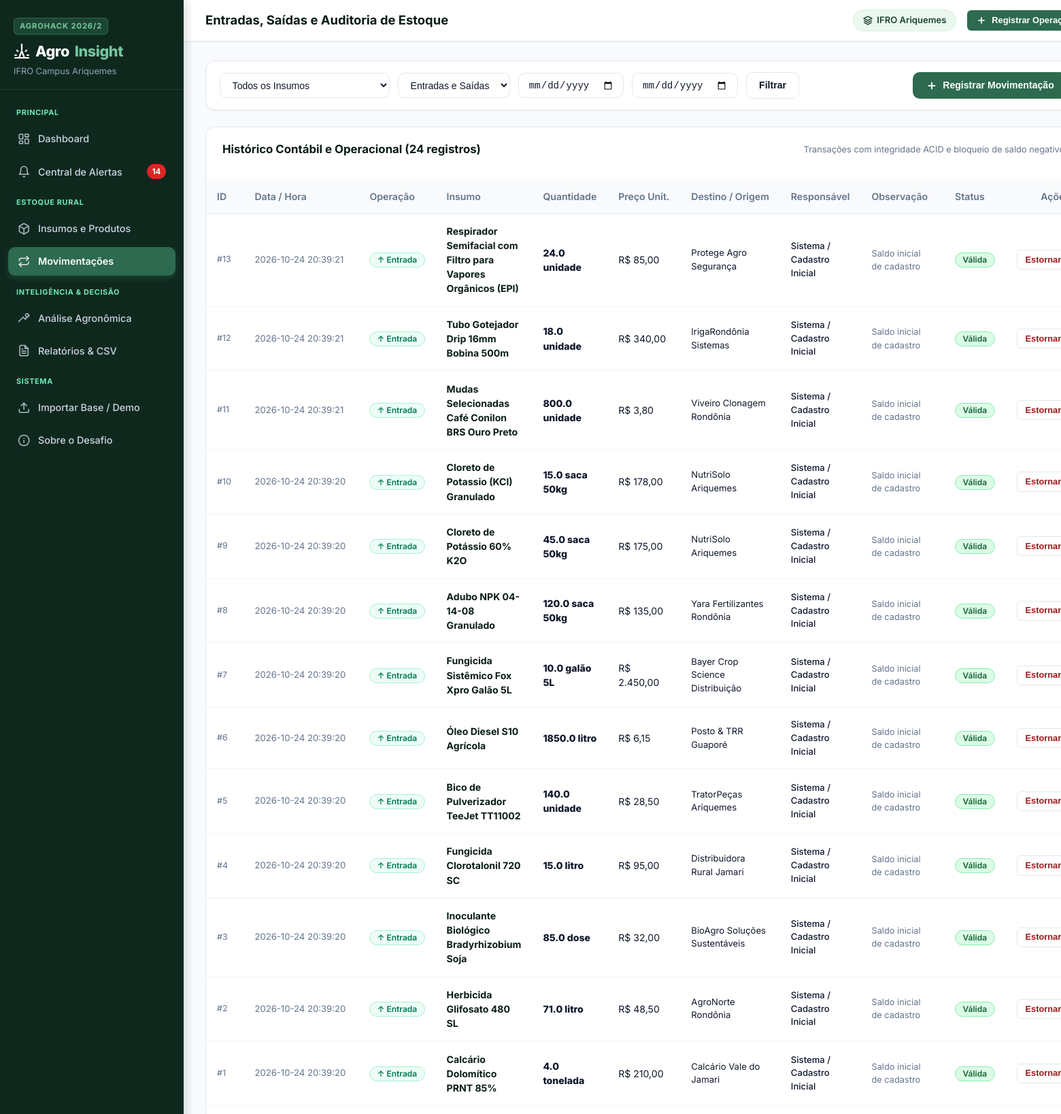
Page /movimentacoes (upper part) on the committed database.
### tables this page shows
CREATE TABLE movimentacoes (
    id INTEGER PRIMARY KEY AUTOINCREMENT,
    produto_id INTEGER NOT NULL,
    tipo TEXT NOT NULL CHECK (tipo IN ('entrada', 'saida')),
    quantidade REAL NOT NULL CHECK (quantidade > 0),
    data_movimentacao TIMESTAMP NOT NULL DEFAULT CURRENT_TIMESTAMP,
    preco_unitario REAL DEFAULT NULL CHECK (preco_unitario IS NULL OR preco_unitario >= 0),
    fornecedor_destino TEXT DEFAULT NULL,
    responsavel TEXT NOT NULL,
    observacao TEXT DEFAULT NULL,
    lote TEXT DEFAULT NULL,
    estornada INTEGER NOT NULL DEFAULT 0 CHECK (estornada IN (0, 1)),
    data_criacao TIMESTAMP NOT NULL DEFAULT CURRENT_TIMESTAMP,
    FOREIGN KEY (produto_id) REFERENCES produtos(id) ON DELETE RESTRICT
);

CREATE TABLE produtos (
    id INTEGER PRIMARY KEY AUTOINCREMENT,
    nome TEXT NOT NULL,
    categoria TEXT NOT NULL,
    unidade_medida TEXT NOT NULL,
    quantidade_atual REAL NOT NULL DEFAULT 0.0 CHECK (quantidade_atual >= 0),
    estoque_minimo REAL NOT NULL DEFAULT 0.0 CHECK (estoque_minimo >= 0),
    estoque_maximo REAL DEFAULT NULL CHECK (estoque_maximo IS NULL OR estoque_maximo >= 0),
    prazo_reposicao_dias INTEGER DEFAULT NULL CHECK (prazo_reposicao_dias IS NULL OR prazo_reposicao_dias >= 0),
    preco_aquisicao_unitario REAL DEFAULT NULL CHECK (preco_aquisicao_unitario IS NULL OR preco_aquisicao_unitario >= 0),
    lote TEXT DEFAULT NULL,
    data_validade DATE DEFAULT NULL,
    fornecedor TEXT DEFAULT NULL,
    local_armazenamento TEXT DEFAULT NULL,
    ativo INTEGER NOT NULL DEFAULT 1 CHECK (ativo IN (0, 1)),
    data_cadastro TIMESTAMP NOT NULL DEFAULT CURRENT_TIMESTAMP,
    data_atualizacao TIMESTAMP NOT NULL DEFAULT CURRENT_TIMESTAMP
);

### app.py (the view)
@app.route("/movimentacoes")
def movimentacoes_list():
    produto_id = request.args.get("produto_id", type=int)
    tipo = request.args.get("tipo")
    data_inicio = request.args.get("data_inicio")
    data_fim = request.args.get("data_fim")
    responsavel = request.args.get("responsavel")
    movs = list_movements(
        produto_id=produto_id,
        tipo=tipo,
        data_inicio=data_inicio,
        data_fim=data_fim,
        responsavel=responsavel,
        limite=300
    )
    produtos_ativos = list_products(apenas_ativos=True, ordenar_por="nome")
    return render_template(
        "movimentacoes/index.html",
        movimentacoes=movs,
        produtos=produtos_ativos,
        filtro_produto_id=produto_id,
        filtro_tipo=tipo,
        filtro_inicio=data_inicio,
        filtro_fim=data_fim,
        filtro_responsavel=responsavel
    )

### app.py (called while the page is built)
@app.template_filter('currency')
def currency_filter(val):
    if val is None or val == "":
        return "N/I"
    try:
        return f"R$ {float(val):,.2f}".replace(",", "X").replace(".", ",").replace("X", ".")
    except (ValueError, TypeError):
        return "N/I"

@app.context_processor
def inject_global_data():
    try:
        alerts_summary = get_alerts_summary()
        produtos_ativos = list_products(apenas_ativos=True, ordenar_por="nome")
    except Exception:
        alerts_summary = {"total": 0, "pendentes": 0, "critico": 0, "alto": 0}
        produtos_ativos = []
    return {
        "categorias_oficiais": CATEGORIAS_VALIDAS,
        "global_alerts": alerts_summary,
        "produtos_ativos_global": produtos_ativos,
        "ano_atual": 2026,
        "evento_nome": "AGROHACK 2026/2 — IFRO Campus Ariquemes"
    }

### database/db.py (called while the page is built)
def get_db_connection():
    conn = sqlite3.connect(DB_PATH)
    conn.row_factory = sqlite3.Row
    conn.execute("PRAGMA foreign_keys = ON;")
    conn.execute("PRAGMA journal_mode = WAL;")
    return conn

@contextmanager
def get_db():
    conn = get_db_connection()
    try:
        yield conn
        conn.commit()
    except Exception:
        conn.rollback()
        raise
    finally:
        conn.close()

def query_db(query, args=(), one=False):
    with get_db() as conn:
        cur = conn.cursor()
        cur.execute(query, args)
        rv = cur.fetchall()
        cur.close()
        if one:
            return dict(rv[0]) if rv else None
        return [dict(row) for row in rv]

### services/alert_service.py (called while the page is built)
def generate_alert_hash(product_id, alert_type, key_identifier=""):
    raw = f"{product_id}_{alert_type}_{key_identifier}"
    return hashlib.sha256(raw.encode("utf-8")).hexdigest()[:16]

### services/analytics_engine.py (called while the page is built)
def normalize_text(text):
    if not text:
        return ""
    text = unicodedata.normalize('NFKD', text).encode('ASCII', 'ignore').decode('ASCII')
    return "".join(c for c in text.lower() if c.isalnum() or c.isspace()).strip()

def get_config(key, default_val):
    row = query_db("SELECT valor FROM configuracoes WHERE chave = ?", (key,), one=True)
    if row and row["valor"]:
        try:
            return float(row["valor"])
        except ValueError:
            return row["valor"]
    return default_val

### templates/movimentacoes/index.html (shortened to what this page needs)
{% extends "base.html" %}
{% block page_title %}Entradas, Saídas e Auditoria de Estoque{% endblock %}
{% block content %}
<div class="filter-bar">
  <form method="GET" action="{{ url_for('movimentacoes_list') }}" class="filter-group">
    <select name="produto_id" class="form-select" onchange="this.form.submit()" style="max-width: 250px;">
      <option value="">Todos os Insumos</option>
    </select>
    <select name="tipo" class="form-select" onchange="this.form.submit()">
      <option value="">Entradas e Saídas</option>
    </select>
    <input type="date" name="data_inicio" class="form-control" value="{{ filtro_inicio or '' }}" title="Data Início">
    <input type="date" name="data_fim" class="form-control" value="{{ filtro_fim or '' }}" title="Data Fim">
    <button type="submit" class="btn btn-secondary">Filtrar</button>
  </form>
  <div>
    <button class="btn btn-primary" data-modal-target="modal-nova-movimentacao">
      <svg width="18" height="18" viewBox="0 0 24 24" fill="none" stroke="currentColor" stroke-width="2.5">
        <line x1="12" y1="5" x2="12" y2="19"></line>
        <line x1="5" y1="12" x2="19" y2="12"></line>
      </svg>
      Registrar Movimentação
    </button>
  </div>
</div>
<div class="table-card">
  <div class="card-title-bar" style="padding: 1.25rem 1.5rem 0.75rem;">
    <h2 class="card-title">
      Histórico Contábil e Operacional ({{ movimentacoes|length }} registros)
    </h2>
    <div style="font-size: 0.8rem; color: var(--text-muted);">
      Transações com integridade ACID e bloqueio de saldo negativo
    </div>
  </div>
  <div class="table-responsive">
    <table class="data-table">
      <thead>
        <tr>
          <th>ID</th>
          <th>Data / Hora</th>
          <th>Operação</th>
          <th>Insumo</th>
          <th>Quantidade</th>
          <th>Preço Unit.</th>
          <th>Destino / Origem</th>
          <th>Responsável</th>
          <th>Observação</th>
          <th>Status</th>
          <th style="text-align: right;">Ações</th>
        </tr>
      </thead>
      <tbody>
        {% if movimentacoes %}
          {% for m in movimentacoes %}
            <tr {% if m.estornada == 1 %}style="opacity: 0.6; background-color: #fafafa;"{% endif %}>
              <td style="font-size: 0.78rem; color: var(--text-muted);">#{{ m.id }}</td>
              <td style="font-size: 0.82rem; color: var(--text-muted); white-space: nowrap;">
                {{ m.data_movimentacao }}
              </td>
              <td>
                {% if m.tipo == 'entrada' %}
                  <span class="badge badge-entrada">&uarr; Entrada</span>
                {% else %}
                  <span class="badge badge-saida">&darr; Saída</span>
                {% endif %}
              </td>
              <td>
                <a href="{{ url_for('produto_detalhe', product_id=m.produto_id) }}" style="font-weight: 700; color: var(--primary-900); text-decoration: none;">
                  {{ m.produto_nome }}
                </a>
              </td>
              <td style="font-weight: 800;">
                {{ m.quantidade }} {{ m.unidade_medida }}
              </td>
              <td>
                {% if m.preco_unitario is not none %}
                  {{ m.preco_unitario|currency }}
                {% else %}
                  <span style="color: var(--text-muted); font-size: 0.78rem;">—</span>
                {% endif %}
              </td>
              <td style="font-size: 0.82rem;">{{ m.fornecedor_destino or '—' }}</td>
              <td style="font-size: 0.82rem; font-weight: 500;">{{ m.responsavel }}</td>
              <td style="font-size: 0.8rem; color: var(--text-muted); max-width: 220px;">
                {{ m.observacao or '—' }}
              </td>
              <td>
                {% if m.estornada == 1 %}
                  <span class="badge badge-estorno" title="Movimentação cancelada / estornada">Estornada</span>
                {% else %}
                  <span class="badge badge-sucesso">Válida</span>
                {% endif %}
              </td>
              <td style="text-align: right; white-space: nowrap;">
                {% if m.estornada == 0 %}
                  <button class="btn btn-secondary btn-sm" style="color: var(--critico-text);" onclick="openEstornoModal({{ m.id }}, '{{ m.produto_nome|replace("'", "\\'") }}', '{{ m.tipo }}', {{ m.quantidade }}, '{{ m.unidade_medida }}')">
                    Estornar
                  </button>
                {% else %}
                  <span style="font-size: 0.75rem; color: var(--text-muted);">Auditado</span>
                {% endif %}
              </td>
            </tr>
          {% endfor %}
        {% else %}
          <tr>
            <td colspan="11" style="text-align: center; padding: 3rem; color: var(--text-muted);">
              Nenhuma movimentação encontrada para os filtros aplicados.
            </td>
          </tr>
        {% endif %}
      </tbody>
    </table>
  </div>
</div>
{% endblock %}

### static/css/style.css (style rules this page uses)
:root { --primary-900: #081c15; --primary-800: #1b4332; --primary-700: #2d6a4f; --primary-600: #40916c; --primary-500: #52b788; --primary-400: #74c69d; --primary-100: #d8f3dc; --primary-50: #eaf8ee; --accent-gold: #e7a73f; --accent-gold-light: #fef8ee; --bg-main: #f8fafc; --bg-card: #ffffff; --bg-sidebar: #0f281e; --border-color: #e2e8f0; --border-light: #f1f5f9; --text-main: #0f172a; --text-muted: #64748b; --text-light: #94a3b8; --text-white: #ffffff; --critico-bg: #fee2e2; --critico-text: #991b1b; --critico-border: #fca5a5; --critico-badge: #dc2626; --alto-bg: #ffedd5; --alto-text: #9a3412; --alto-border: #fdba74; --alto-badge: #ea580c; --medio-bg: #fef3c7; --medio-text: #92400e; --medio-border: #fcd34d; --medio-badge: #d97706; --baixo-bg: #e0f2fe; --baixo-text: #075985; --baixo-border: #bae6fd; --baixo-badge: #0284c7; --sucesso-bg: #dcfce7; --sucesso-text: #166534; --sucesso-border: #86efac; --shadow-sm: 0 1px 2px 0 rgba(0, 0, 0, 0.05); --shadow-md: 0 4px 6px -1px rgba(0, 0, 0, 0.07), 0 2px 4px -2px rgba(0, 0, 0, 0.05); --shadow-lg: 0 10px 15px -3px rgba(0, 0, 0, 0.08), 0 4px 6px -4px rgba(0, 0, 0, 0.04); --shadow-hover: 0 12px 20px -3px rgba(45, 106, 79, 0.12), 0 4px 6px -2px rgba(45, 106, 79, 0.06); --radius-sm: 6px; --radius-md: 10px; --radius-lg: 14px; --radius-full: 9999px; --sidebar-width: 270px; --transition: all 0.2s cubic-bezier(0.4, 0, 0.2, 1); }
*, *::before, *::after { box-sizing: border-box; margin: 0; padding: 0; }
body { font-family: 'Inter', -apple-system, BlinkMacSystemFont, 'Segoe UI', Roboto, Helvetica, Arial, sans-serif; background-color: var(--bg-main); color: var(--text-main); line-height: 1.5; -webkit-font-smoothing: antialiased; min-height: 100vh; display: flex; }
.card-title-bar { display: flex; align-items: center; justify-content: space-between; margin-bottom: 1.25rem; }
.card-title { font-size: 1.05rem; font-weight: 700; color: var(--primary-900); display: flex; align-items: center; gap: 0.5rem; }
.table-card { background-color: var(--bg-card); border: 1px solid var(--border-color); border-radius: var(--radius-lg); box-shadow: var(--shadow-sm); margin-bottom: 1.75rem; overflow: hidden; }
.table-responsive { width: 100%; overflow-x: auto; }
.data-table { width: 100%; border-collapse: collapse; text-align: left; font-size: 0.88rem; }
.data-table th { background-color: #f8fafc; padding: 0.85rem 1rem; font-weight: 600; color: var(--text-muted); border-bottom: 1px solid var(--border-color); white-space: nowrap; }
.data-table td { padding: 0.95rem 1rem; border-bottom: 1px solid var(--border-light); color: var(--text-main); vertical-align: middle; }
.badge { display: inline-flex; align-items: center; gap: 0.35rem; padding: 0.25rem 0.65rem; border-radius: var(--radius-full); font-size: 0.75rem; font-weight: 600; line-height: 1; white-space: nowrap; }
.badge-sucesso { background-color: var(--sucesso-bg); color: var(--sucesso-text); border: 1px solid var(--sucesso-border); }
.badge-entrada { background-color: #ecfdf5; color: #047857; border: 1px solid #a7f3d0; }
.btn { display: inline-flex; align-items: center; gap: 0.45rem; padding: 0.6rem 1.15rem; font-size: 0.88rem; font-weight: 600; border-radius: var(--radius-md); border: 1px solid transparent; cursor: pointer; text-decoration: none; transition: var(--transition); line-height: 1.25; }
.btn-primary { background-color: var(--primary-700); color: #ffffff; }
.btn-secondary { background-color: #ffffff; color: var(--text-main); border-color: var(--border-color); }
.btn-sm { padding: 0.35rem 0.75rem; font-size: 0.8rem; border-radius: var(--radius-sm); }
.filter-bar { background-color: var(--bg-card); border: 1px solid var(--border-color); border-radius: var(--radius-lg); padding: 1rem 1.25rem; margin-bottom: 1.5rem; display: flex; flex-wrap: wrap; gap: 1rem; align-items: center; justify-content: space-between; box-shadow: var(--shadow-sm); }
.filter-group { display: flex; flex-wrap: wrap; gap: 0.75rem; align-items: center; }
.form-control, .form-select { padding: 0.55rem 0.85rem; font-size: 0.88rem; border: 1px solid var(--border-color); border-radius: var(--radius-md); background-color: #ffffff; color: var(--text-main); outline: none; transition: var(--transition); }

### rows in the picture
movimentacoes: id "13", data_movimentacao "2026-10-24 20:39:21", tipo "↑ Entrada", produto_nome "Respirador Semifacial com Filtro para Vapores Orgânicos (EPI)", quantidade "24.0", unidade_medida "unidade", preco_unitario "R$ 85,00", fornecedor_destino "Protege Agro Segurança", responsavel "Sistema / Cadastro Inicial", observacao "Saldo inicial de cadastro", estornada "Válida"
movimentacoes: id "12", data_movimentacao "2026-10-24 20:39:21", tipo "↑ Entrada", produto_nome "Tubo Gotejador Drip 16mm Bobina 500m", quantidade "18.0", unidade_medida "unidade", preco_unitario "R$ 340,00", fornecedor_destino "IrigaRondônia Sistemas", responsavel "Sistema / Cadastro Inicial", observacao "Saldo inicial de cadastro", estornada "Válida"
movimentacoes: id "11", data_movimentacao "2026-10-24 20:39:21", tipo "↑ Entrada", produto_nome "Mudas Selecionadas Café Conilon BRS Ouro Preto", quantidade "800.0", unidade_medida "unidade", preco_unitario "R$ 3,80", fornecedor_destino "Viveiro Clonagem Rondônia", responsavel "Sistema / Cadastro Inicial", observacao "Saldo inicial de cadastro", estornada "Válida"
movimentacoes: id "10", data_movimentacao "2026-10-24 20:39:20", tipo "↑ Entrada", produto_nome "Cloreto de Potassio (KCl) Granulado", quantidade "15.0", unidade_medida "saca 50kg", preco_unitario "R$ 178,00", fornecedor_destino "NutriSolo Ariquemes", responsavel "Sistema / Cadastro Inicial", observacao "Saldo inicial de cadastro", estornada "Válida"
movimentacoes: id "9", data_movimentacao "2026-10-24 20:39:20", tipo "↑ Entrada", produto_nome "Cloreto de Potássio 60% K2O", quantidade "45.0", unidade_medida "saca 50kg", preco_unitario "R$ 175,00", fornecedor_destino "NutriSolo Ariquemes", responsavel "Sistema / Cadastro Inicial", observacao "Saldo inicial de cadastro", estornada "Válida"
movimentacoes: id "8", data_movimentacao "2026-10-24 20:39:20", tipo "↑ Entrada", produto_nome "Adubo NPK 04-14-08 Granulado", quantidade "120.0", unidade_medida "saca 50kg", preco_unitario "R$ 135,00", fornecedor_destino "Yara Fertilizantes Rondônia", responsavel "Sistema / Cadastro Inicial", observacao "Saldo inicial de cadastro", estornada "Válida"
movimentacoes: id "7", data_movimentacao "2026-10-24 20:39:20", tipo "↑ Entrada", produto_nome "Fungicida Sistêmico Fox Xpro Galão 5L", quantidade "10.0", unidade_medida "galão 5L", preco_unitario "R$ 2.450,00", fornecedor_destino "Bayer Crop Science Distribuição", responsavel "Sistema / Cadastro Inicial", observacao "Saldo inicial de cadastro", estornada "Válida"
movimentacoes: id "6", data_movimentacao "2026-10-24 20:39:20", tipo "↑ Entrada", produto_nome "Óleo Diesel S10 Agrícola", quantidade "1850.0", unidade_medida "litro", preco_unitario "R$ 6,15", fornecedor_destino "Posto & TRR Guaporé", responsavel "Sistema / Cadastro Inicial", observacao "Saldo inicial de cadastro", estornada "Válida"
movimentacoes: id "5", data_movimentacao "2026-10-24 20:39:20", tipo "↑ Entrada", produto_nome "Bico de Pulverizador TeeJet TT11002", quantidade "140.0", unidade_medida "unidade", preco_unitario "R$ 28,50", fornecedor_destino "TratorPeças Ariquemes", responsavel "Sistema / Cadastro Inicial", observacao "Saldo inicial de cadastro", estornada "Válida"
movimentacoes: id "4", data_movimentacao "2026-10-24 20:39:20", tipo "↑ Entrada", produto_nome "Fungicida Clorotalonil 720 SC", quantidade "15.0", unidade_medida "litro", preco_unitario "R$ 95,00", fornecedor_destino "Distribuidora Rural Jamari", responsavel "Sistema / Cadastro Inicial", observacao "Saldo inicial de cadastro", estornada "Válida"
movimentacoes: id "3", data_movimentacao "2026-10-24 20:39:20", tipo "↑ Entrada", produto_nome "Inoculante Biológico Bradyrhizobium Soja", quantidade "85.0", unidade_medida "dose", preco_unitario "R$ 32,00", fornecedor_destino "BioAgro Soluções Sustentáveis", responsavel "Sistema / Cadastro Inicial", observacao "Saldo inicial de cadastro", estornada "Válida"
movimentacoes: id "2", data_movimentacao "2026-10-24 20:39:20", tipo "↑ Entrada", produto_nome "Herbicida Glifosato 480 SL", quantidade "71.0", unidade_medida "litro", preco_unitario "R$ 48,50", fornecedor_destino "AgroNorte Rondônia", responsavel "Sistema / Cadastro Inicial", observacao "Saldo inicial de cadastro", estornada "Válida"
movimentacoes: id "1", data_movimentacao "2026-10-24 20:39:20", tipo "↑ Entrada", produto_nome "Calcário Dolomítico PRNT 85%", quantidade "4.0", unidade_medida "tonelada", preco_unitario "R$ 210,00", fornecedor_destino "Calcário Vale do Jamari", responsavel "Sistema / Cadastro Inicial", observacao "Saldo inicial de cadastro", estornada "Válida"

### other values in the picture
{{ global_alerts.pendentes }} "14"
{{ movimentacoes|length }} "24"
